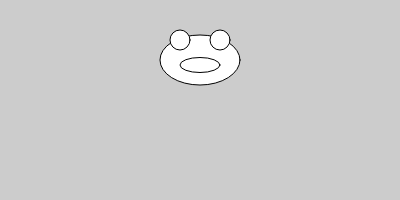
Frame 1 (no input)
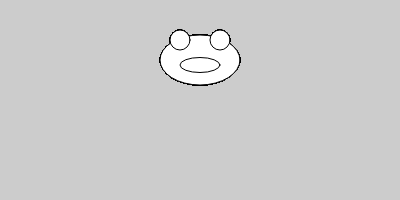
Frame 60 (no input)
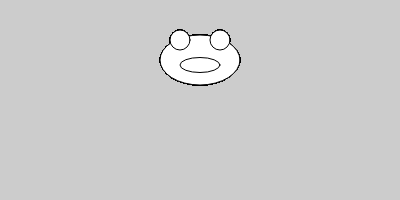
Frame 120 (the mouse pressed at the canvas centre since frame 60)

The p5.js sketch that drew these frames (run headless with seeded random() and noise() and a simulated clock; from frame 60 on, the mouse is pressed at the canvas centre):

// p5.js sketch
// ── sketch.js
function setup() {
createCanvas(400, 200);
background(204);
}

function draw(){

//face
ellipse(200, 60, 80, 50);

//eyes
ellipse(180, 40, 20, 20);
ellipse(220, 40, 20, 20);

//mouth
ellipse(200, 65, 40, 15);
}

// ── frog.js
//face
//eyes
